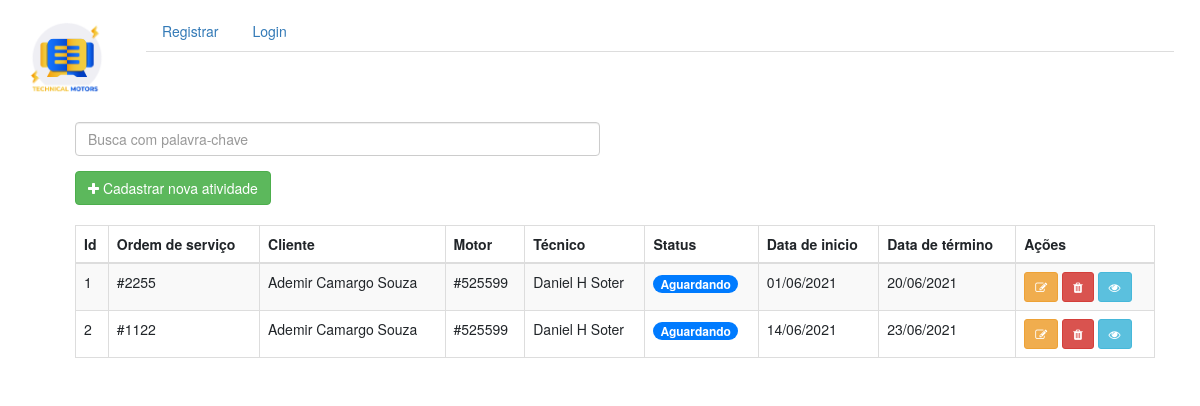
Before: /pagina-inicial with the older database file.
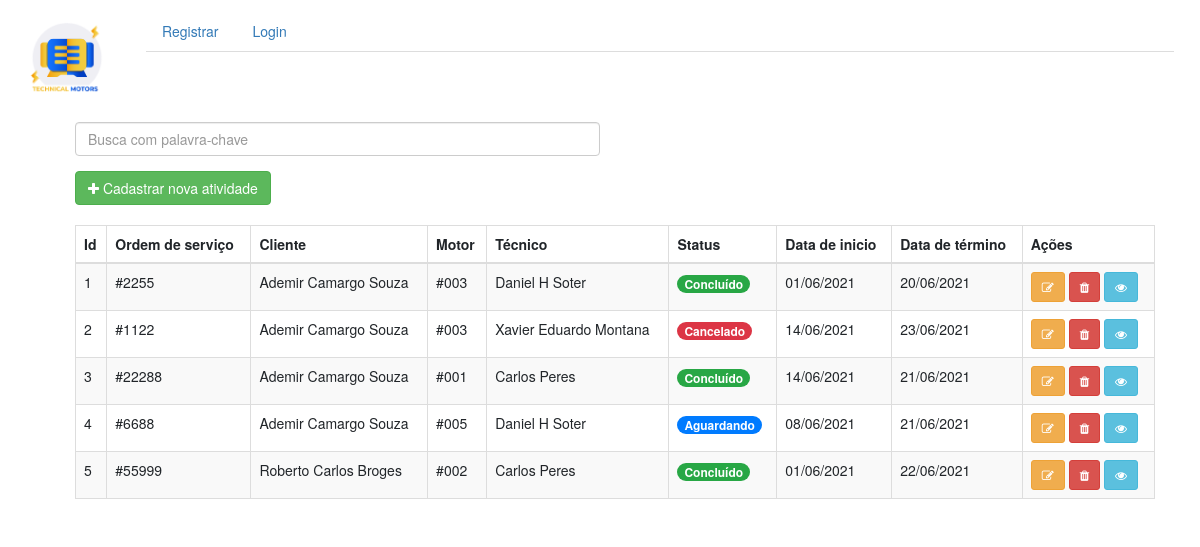
After: the same page with the newer database file.
### app/models.py (models this page shows, shortened)
class Atividade(db.Model, UserMixin):
    __tablename__ = "atividades"
    id = db.Column(db.Integer, primary_key=True, autoincrement=True)
    ordem_servico = db.Column(db.String(84), nullable=False, unique=True, index=True)
    cliente = db.Column(db.String(84), nullable=False)
    motor = db.Column(db.String(84), nullable=False)
    usuario = db.Column(db.String(84), nullable=False)
    data_inicio = db.Column(db.Date(), nullable=False)
    status = db.Column(db.String(84), nullable=False)
    data_fim = db.Column(db.Date(), nullable=False)
    conclusao = db.Column(db.String(200), nullable=False)

### app/view_atividades/views.py (the view)
@atividades.route("/pagina-inicial")
def home():
    atividades = Atividade.query.all()
    return render_template("atividade.html", atividades=atividades)

### app/templates/atividade.html (shortened to what this page needs)
{% extends 'bases/base_geral.html' %} {% block content %}
<!DOCTYPE html>
<html lang="en">
<head>
  <link rel="stylesheet" href="https://maxcdn.bootstrapcdn.com/bootstrap/3.4.1/css/bootstrap.min.css">
</head>
<body>
  <div class="container">
    <div class="col">
      <div class="row">
        <div class="form-group col-6">
          <input class="form-control" id="myInput" type="text" placeholder="Busca com palavra-chave">
        </div>
      </div>
      <div class="row">
        <div class="col-6" style="padding-bottom: 20px;">
          <a
          href="{{ url_for('atividades.cadastrar_atividade') }}"
          class="btn btn-success"
          >
          <i class="fa fa-plus" aria-hidden="true"></i>
          Cadastrar nova atividade
          </a>
        </div>
      </div>
        <table class="table table-bordered table-striped">
          <thead>
            <tr>
              <th>Id</th>
              <th>Ordem de serviço</th>
              <th>Cliente</th>
              <th>Motor</th>
              <th>Técnico</th>
              <th>Status</th>
              <th>Data de inicio</th>
              <th>Data de término</th>
              <th>Ações</th>
            </tr>
          </thead>
          <tbody id="myTable">
            {% for atividade in atividades %}
            <tr>
              <td>
                {{ atividade.id }}
              </td>
              <td>
                {{ atividade.ordem_servico }}
              </td>
              <td>
                {{ atividade.cliente }}
              </td>
              <td>
                {{ atividade.motor }}
              </td>
              <td>
                {{ atividade.usuario }}
              </td>
              <td>
                {% if atividade.status == "Em Andamento" %}
                <span class="badge bg-warning text-dark">{{ atividade.status }}</span>
                {% elif atividade.status == "Aguardando" %}
                <span class="badge bg-primary">{{ atividade.status }}</span>
                {% elif atividade.status == "Pausado" %}
                <span class="badge bg-secudary">{{ atividade.status }}</span>
                {% elif atividade.status == "Concluído" %}
                <span class="badge bg-success">{{ atividade.status }}</span>
                {% elif atividade.status == "Cancelado" %}
                <span class="badge bg-danger">{{ atividade.status }}</span>
                {% endif %}
              </td>
              <td>
                {{ atividade.data_inicio.strftime('%d/%m/%Y') }}
              </td>
              <td>
                {{ atividade.data_fim.strftime('%d/%m/%Y') }}
              </td>
              <td>
                <a class="btn btn-warning btn-sm" data-toggle="tooltip" data-placement="top" title="Editar" href="{{ url_for('atividades.editar', id=atividade.id) }}">
                  <i class="fa fa-edit" aria-hidden="true"></i>
                </a>
                <a class="btn btn-danger btn-sm" data-toggle="tooltip" data-placement="top" title="Remover" href="{{ url_for('atividades.deletar', id=atividade.id) }}">
                  <i class="fa fa-trash" aria-hidden="true"></i>
                </a>
                <a class="btn btn-info btn-sm" data-toggle="tooltip" data-placement="top" title="Exibir relatório da atividade" href="{{ url_for('atividades.relatorio', id=atividade.id) }}">
                  <i class="fa fa-eye" aria-hidden="true"></i>
                </a>
              </td>
            </tr>
            {% endfor %}
          </tbody>
        </table>
      </div>
    </div>
  </div>
</body>
</html>
{% endblock %}

Changed rows visible on the page:
changed Atividade id 1: motor "#525599" → "#003"; status "Aguardando" → "Concluído"
changed Atividade id 2: motor "#525599" → "#003"; usuario "Daniel H Soter" → "Xavier Eduardo Montana"; status "Aguardando" → "Cancelado"
added Atividade: id "3", ordem_servico "#22288", cliente "Ademir Camargo Souza", motor "#001", usuario "Carlos Peres", status "Concluído", data_inicio "14/06/2021", data_fim "21/06/2021"
added Atividade: id "4", ordem_servico "#6688", cliente "Ademir Camargo Souza", motor "#005", usuario "Daniel H Soter", status "Aguardando", data_inicio "08/06/2021", data_fim "21/06/2021"
added Atividade: id "5", ordem_servico "#55999", cliente "Roberto Carlos Broges", motor "#002", usuario "Carlos Peres", status "Concluído", data_inicio "01/06/2021", data_fim "22/06/2021"
